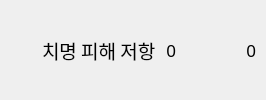
         <widget class="QWidget" name="containerCriticalMultResist" native="true">
          <property name="font">
           <font>
            <family>ONE Mobile POP</family>
            <pointsize>15</pointsize>
           </font>
          </property>
          <layout class="QHBoxLayout" name="horizontalLayout_14">
           <property name="spacing">
            <number>10</number>
           </property>
           <property name="leftMargin">
            <number>5</number>
           </property>
           <property name="topMargin">
            <number>0</number>
           </property>
           <property name="rightMargin">
            <number>10</number>
           </property>
           <property name="bottomMargin">
            <number>0</number>
           </property>
           <item>
            <widget class="QLabel" name="iconCriticalMultResist">
             <property name="sizePolicy">
              <sizepolicy hsizetype="Fixed" vsizetype="Fixed">
               <horstretch>0</horstretch>
               <verstretch>0</verstretch>
              </sizepolicy>
             </property>
             <property name="minimumSize">
              <size>
               <width>27</width>
               <height>27</height>
              </size>
             </property>
             <property name="maximumSize">
              <size>
               <width>27</width>
               <height>27</height>
              </size>
             </property>
             <property name="font">
              <font>
               <family>ONE Mobile POP</family>
               <pointsize>15</pointsize>
              </font>
             </property>
             <property name="text">
              <string/>
             </property>
             <property name="scaledContents">
              <bool>true</bool>
             </property>
             <property name="alignment">
              <set>Qt::AlignCenter</set>
             </property>
            </widget>
           </item>
           <item>
            <widget class="QLabel" name="nameCriticalMultResist">
             <property name="sizePolicy">
              <sizepolicy hsizetype="Expanding" vsizetype="Preferred">
               <horstretch>1</horstretch>
               <verstretch>0</verstretch>
              </sizepolicy>
             </property>
             <property name="font">
              <font>
               <family>ONE Mobile POP</family>
               <pointsize>14</pointsize>
              </font>
             </property>
             <property name="text">
              <string>치명 피해 저항</string>
             </property>
             <property name="alignment">
              <set>Qt::AlignLeading|Qt::AlignLeft|Qt::AlignVCenter</set>
             </property>
            </widget>
           </item>
           <item>
            <widget class="QLabel" name="statCriticalMultResist">
             <property name="sizePolicy">
              <sizepolicy hsizetype="Expanding" vsizetype="Preferred">
               <horstretch>2</horstretch>
               <verstretch>0</verstretch>
              </sizepolicy>
             </property>
             <property name="font">
              <font>
               <family>ONE Mobile POP</family>
               <pointsize>13</pointsize>
              </font>
             </property>
             <property name="text">
              <string>0</string>
             </property>
             <property name="alignment">
              <set>Qt::AlignRight|Qt::AlignTrailing|Qt::AlignVCenter</set>
             </property>
            </widget>
           </item>
           <item>
            <widget class="QLabel" name="rateCriticalMultResist">
             <property name="sizePolicy">
              <sizepolicy hsizetype="Minimum" vsizetype="Preferred">
               <horstretch>0</horstretch>
               <verstretch>0</verstretch>
              </sizepolicy>
             </property>
             <property name="minimumSize">
              <size>
               <width>70</width>
               <height>0</height>
              </size>
             </property>
             <property name="font">
              <font>
               <family>ONE Mobile POP</family>
               <pointsize>13</pointsize>
              </font>
             </property>
             <property name="text">
              <string>0</string>
             </property>
             <property name="alignment">
              <set>Qt::AlignRight|Qt::AlignTrailing|Qt::AlignVCenter</set>
             </property>
            </widget>
           </item>
          </layout>
         </widget>
